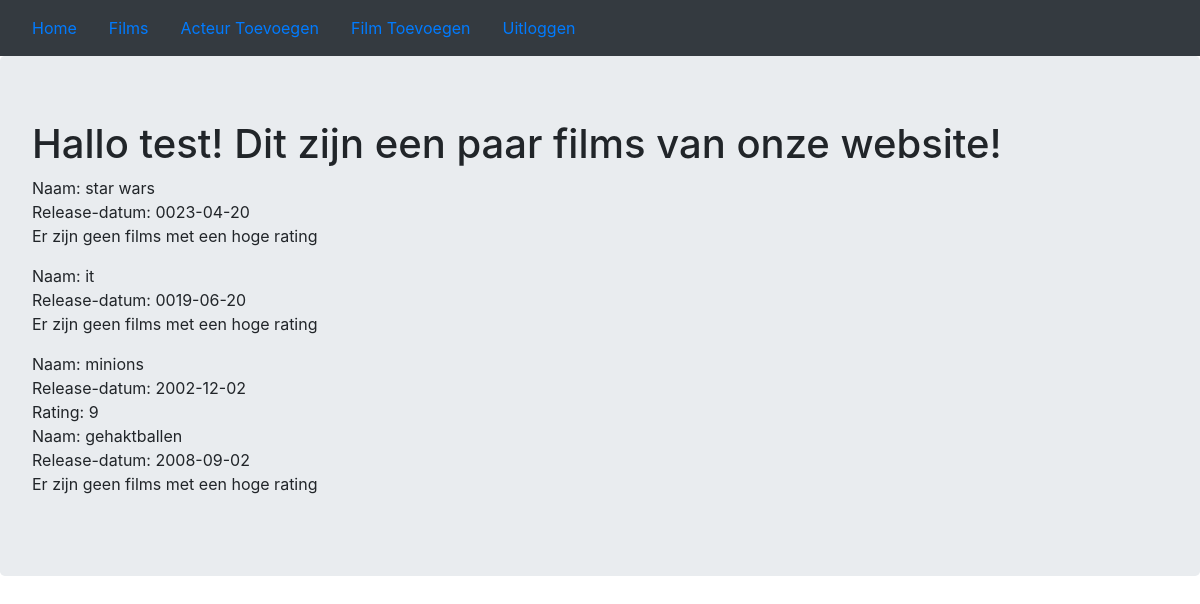
The page / (signed in) on the database its author committed.
### mijnproject/models.py (models this page shows, shortened)
class User(db.Model, UserMixin):
    __tablename__ = 'users'
    id = db.Column(db.Integer, primary_key=True)
    email = db.Column(db.String(64), unique=True, index=True)
    username = db.Column(db.String(64), unique=True, index=True)
    password_hash = db.Column(db.String(128))

class Film(db.Model):
    __tablename__ = 'Film'
    id = db.Column(db.Integer, primary_key=True)
    titel = db.Column(db.String(64), index=True)
    datum = db.Column(db.Date)
    rating = db.Column(db.Integer)
    citaten = db.Column(db.String, index=True)
    rol = db.relationship('rol', backref=db.backref('film', lazy=True))

### app.py (the view)
@app.route('/')
def home():
    films = Film.query.all()
    return render_template('home.html', films=films)

### mijnproject/models.py (called while the page is built)
@login_manager.user_loader
def load_user(user_id):
    return User.query.get(user_id)

### mijnproject/templates/home.html (shortened to what this page needs)
{% extends "base.html" %}
{% block content %}
<div class="jumbotron">
    {% if current_user.is_authenticated %}
    <h1>Hallo {{ current_user.username }}! Dit zijn een paar films van onze website!</h1>
    {% if films|length %}
        {% for film in films %}
                Naam: {{ film.titel }} </br>
                Release-datum: {{ film.datum }} </br>
                {% if film.rating > 8 %}
                Rating: {{ film.rating }} </br>
                {% else %}
                <p>Er zijn geen films met een hoge rating</p>
                {% endif %}
        {% endfor %}
    {% else %}
        <div>
            <p>Er zijn nog geen films geplaatst.</p>
        </div>
    {% endif %}
    {% endif %}
</div>
{% endblock %}

### rows shown on the page
User: username "test"
Film: titel "star wars", datum "0023-04-20", rating "Er zijn geen films met een hoge rating"
Film: titel "it", datum "0019-06-20", rating "Er zijn geen films met een hoge rating"
Film: titel "minions", datum "2002-12-02", rating "9"
Film: titel "gehaktballen", datum "2008-09-02", rating "Er zijn geen films met een hoge rating"
